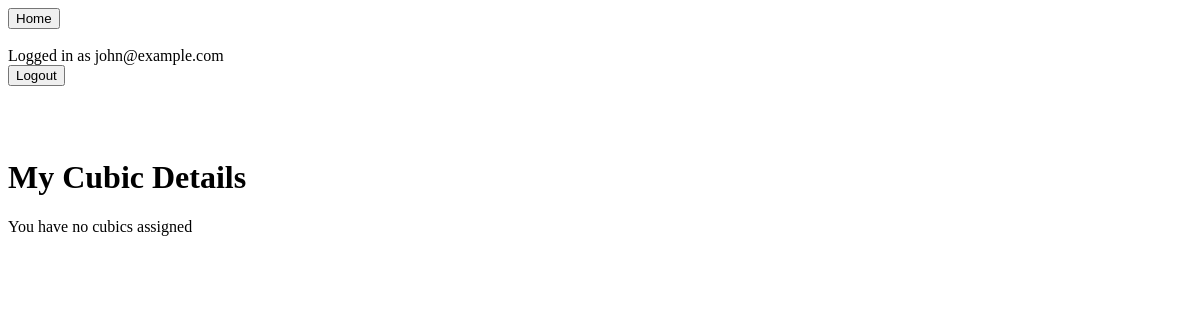
Before: /users/mycubic/ (signed in) with the older database file.
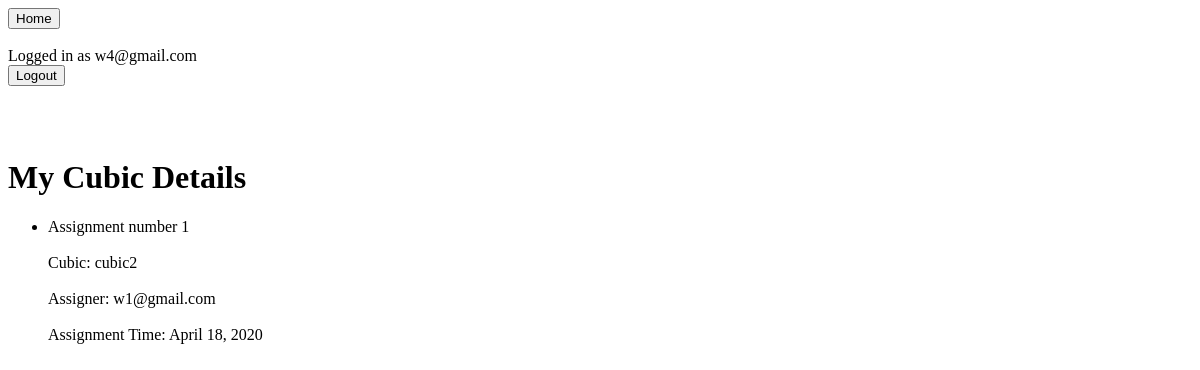
After: the same page with the newer database file.
### custom_user/models.py (models this page shows, shortened)
class CustomUser(AbstractBaseUser):
    email = models.EmailField(
        verbose_name='email address',
        max_length=255,
        unique=True,
    )
    active = models.BooleanField(default=True)
    staff = models.BooleanField(default=False)  # a admin user; non super-user
    admin = models.BooleanField(default=False)  # a superuser
    objects = UserManager()
    USERNAME_FIELD = 'email'
    REQUIRED_FIELDS = []  # Email & Password are required by default.
    employee_number = models.CharField(max_length=MAX_LENGTH, default="1")  #TODO: unique? think about admins( now they are always 0)
    start_date = models.DateField(null=True, blank=True)
    end_date = models.DateField(null=True, blank=True)
    percentage = models.CharField(choices=(('full_time', 'full_time'), ('part_time', 'part_time')), max_length=MAX_LENGTH,
                                  default="full_time")
    business_group = models.ForeignKey(BusinessGroup, on_delete=models.CASCADE)
    focal_point = models.BooleanField(default=False)
    space_planner = models.BooleanField(default=False)
    def __str__(self):              # __unicode__ on Python 2
        return self.email
    @property
    def is_active(self):
        return self.active

### assign/models.py (models this page shows, shortened)
class AssignUserCubic(models.Model):
    assigner = models.ForeignKey(FocalPoint, on_delete=models.CASCADE, related_name='+')  #TODO: type should be focal point or higher?
    time = models.DateField(null=True, blank=True, default=timezone.now())
    assigned_user = models.ForeignKey(CustomUser, on_delete=models.CASCADE, related_name='+')
    cubic = models.ForeignKey(Cubic, on_delete=models.CASCADE)
    class Meta:
        unique_together = (("assigned_user", "cubic"),)

### facilities/models.py (models this page shows, shortened)
class Cubic(models.Model):
    id = models.CharField(primary_key=True, max_length=MAX_LENGTH)
    type = models.CharField(choices=(('shared', 'shared'), ('private', 'private')), max_length=MAX_LENGTH)
    space = models.ForeignKey(Space, on_delete=models.CASCADE)
    focal_point = models.ForeignKey(FocalPoint, on_delete=models.CASCADE)#Todo: think how to enforce only focal point users
    area = models.DecimalField(decimal_places=5, max_digits=10)
    def __str__(self):
        return self.id

### focal_point/models.py (models this page shows)
class FocalPoint(models.Model):
    custom_user = models.OneToOneField(CustomUser, on_delete=models.CASCADE, primary_key=True)
    def __str__(self):
        return self.custom_user.__str__()

### custom_user/views.py (the view)
# urls.py: path('mycubic/', custom_user_views.get_my_cubic, name='mycubic'),
@login_required()
def get_my_cubic(request):
    assignments = AssignUserCubic.objects.filter(assigned_user=request.user)
    return render(request, 'custom_user/mycubic.html',
                  {'assignments': assignments})

### custom_user/templates/custom_user/mycubic.html
{% extends 'custom_user/base.html' %}
{% block content %}
<body>
<h1>My Cubic Details</h1>
    {% if assignments%}
    <ul>
        {% for assignment in assignments%}
        <li>
            Assignment number {{ forloop.counter }}
            <br>
            <br>
            Cubic: {{assignment.cubic}}
            <br>
            <br>
            Assigner: {{assignment.assigner}}
            <br>
            <br>
            Assignment Time: {{assignment.time}}
            <br>
            <br>
        </li>
        {% endfor %}
    </ul>
    {% else %}
        <p>You have no cubics assigned</p>
    {% endif %}
</body>
{% endblock %}

### custom_user/templates/custom_user/base.html (shortened to what this page needs)
<a href="{% url 'homepage' %}">
    <input type="button" value="Home">
</a>
{% if user.is_authenticated %}
Logged in as {{user.email}}
<form action="{% url 'logoutuser'%}" method="POST">
    <button type="submit">Logout</button>
</form>
{% else %}
<a href="{% url 'signupuser'%}">Sign Up</a>
<a href="{% url 'loginuser'%}">Log In</a>
{% endif %}
{% block content %}
{% endblock %}

Changed rows visible on the page:
changed CustomUser: email "john@example.com" → "w4@gmail.com"
added AssignUserCubic: cubic "cubic2", assigner "w1@gmail.com", time "April 18, 2020"
Other visible differences:
text no longer shown: "You have no cubics assigned"
